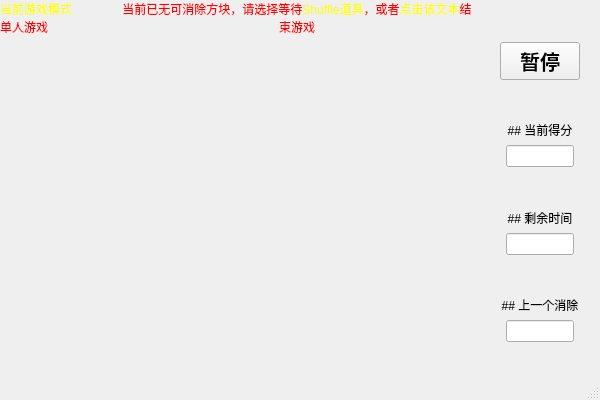
<?xml version="1.0" encoding="UTF-8"?>
<ui version="4.0">
 <class>QLinkClass</class>
 <widget class="QMainWindow" name="QLinkClass">
  <property name="geometry">
   <rect>
    <x>0</x>
    <y>0</y>
    <width>600</width>
    <height>400</height>
   </rect>
  </property>
  <property name="minimumSize">
   <size>
    <width>600</width>
    <height>400</height>
   </size>
  </property>
  <property name="focusPolicy">
   <enum>Qt::StrongFocus</enum>
  </property>
  <property name="windowTitle">
   <string>QLink</string>
  </property>
  <widget class="QWidget" name="centralWidget">
   <layout class="QGridLayout" name="gridLayout_2" rowstretch="1,1,1,1,1,1,1,1,1" columnstretch="1,1,1,1,1">
    <property name="leftMargin">
     <number>0</number>
    </property>
    <property name="topMargin">
     <number>0</number>
    </property>
    <property name="rightMargin">
     <number>0</number>
    </property>
    <property name="bottomMargin">
     <number>0</number>
    </property>
    <item row="1" column="0">
     <spacer name="horizontalSpacer_4">
      <property name="orientation">
       <enum>Qt::Horizontal</enum>
      </property>
      <property name="sizeHint" stdset="0">
       <size>
        <width>40</width>
        <height>20</height>
       </size>
      </property>
     </spacer>
    </item>
    <item row="1" column="1">
     <spacer name="horizontalSpacer_3">
      <property name="orientation">
       <enum>Qt::Horizontal</enum>
      </property>
      <property name="sizeHint" stdset="0">
       <size>
        <width>40</width>
        <height>20</height>
       </size>
      </property>
     </spacer>
    </item>
    <item row="8" column="4">
     <spacer name="verticalSpacer_13">
      <property name="orientation">
       <enum>Qt::Vertical</enum>
      </property>
      <property name="sizeHint" stdset="0">
       <size>
        <width>20</width>
        <height>21</height>
       </size>
      </property>
     </spacer>
    </item>
    <item row="1" column="3">
     <spacer name="horizontalSpacer">
      <property name="orientation">
       <enum>Qt::Horizontal</enum>
      </property>
      <property name="sizeHint" stdset="0">
       <size>
        <width>40</width>
        <height>20</height>
       </size>
      </property>
     </spacer>
    </item>
    <item row="2" column="4">
     <spacer name="verticalSpacer_8">
      <property name="orientation">
       <enum>Qt::Vertical</enum>
      </property>
      <property name="sizeHint" stdset="0">
       <size>
        <width>20</width>
        <height>41</height>
       </size>
      </property>
     </spacer>
    </item>
    <item row="1" column="2">
     <spacer name="horizontalSpacer_2">
      <property name="orientation">
       <enum>Qt::Horizontal</enum>
      </property>
      <property name="sizeHint" stdset="0">
       <size>
        <width>40</width>
        <height>20</height>
       </size>
      </property>
     </spacer>
    </item>
    <item row="4" column="4">
     <spacer name="verticalSpacer_7">
      <property name="orientation">
       <enum>Qt::Vertical</enum>
      </property>
      <property name="sizeHint" stdset="0">
       <size>
        <width>20</width>
        <height>35</height>
       </size>
      </property>
     </spacer>
    </item>
    <item row="6" column="4">
     <spacer name="verticalSpacer">
      <property name="orientation">
       <enum>Qt::Vertical</enum>
      </property>
      <property name="sizeHint" stdset="0">
       <size>
        <width>10</width>
        <height>258</height>
       </size>
      </property>
     </spacer>
    </item>
    <item row="0" column="0">
     <widget class="QLabel" name="_game_mode_info_label">
      <property name="font">
       <font>
        <pointsize>9</pointsize>
       </font>
      </property>
      <property name="text">
       <string>&lt;font color=Yellow&gt;当前游戏模式&lt;/font&gt;&lt;br/&gt;&lt;font color=Red&gt;单人游戏&lt;/font&gt;</string>
      </property>
      <property name="textFormat">
       <enum>Qt::MarkdownText</enum>
      </property>
      <property name="alignment">
       <set>Qt::AlignLeading|Qt::AlignLeft|Qt::AlignTop</set>
      </property>
      <property name="wordWrap">
       <bool>true</bool>
      </property>
     </widget>
    </item>
    <item row="0" column="4">
     <spacer name="verticalSpacer_2">
      <property name="orientation">
       <enum>Qt::Vertical</enum>
      </property>
      <property name="sizeHint" stdset="0">
       <size>
        <width>20</width>
        <height>40</height>
       </size>
      </property>
     </spacer>
    </item>
    <item row="7" column="4">
     <layout class="QGridLayout" name="_link_state_layout" rowstretch="1,1" columnstretch="1,6,1">
      <item row="1" column="0">
       <spacer name="verticalSpacer_5">
        <property name="orientation">
         <enum>Qt::Vertical</enum>
        </property>
        <property name="sizeHint" stdset="0">
         <size>
          <width>20</width>
          <height>18</height>
         </size>
        </property>
       </spacer>
      </item>
      <item row="1" column="1">
       <widget class="QLineEdit" name="_link_state_edit">
        <property name="sizePolicy">
         <sizepolicy hsizetype="Expanding" vsizetype="Expanding">
          <horstretch>0</horstretch>
          <verstretch>0</verstretch>
         </sizepolicy>
        </property>
        <property name="focusPolicy">
         <enum>Qt::NoFocus</enum>
        </property>
        <property name="styleSheet">
         <string notr="true">border-image:url(:/buttons/pause.png)</string>
        </property>
        <property name="alignment">
         <set>Qt::AlignCenter</set>
        </property>
       </widget>
      </item>
      <item row="1" column="2">
       <spacer name="verticalSpacer_6">
        <property name="orientation">
         <enum>Qt::Vertical</enum>
        </property>
        <property name="sizeHint" stdset="0">
         <size>
          <width>20</width>
          <height>18</height>
         </size>
        </property>
       </spacer>
      </item>
      <item row="0" column="0" colspan="3">
       <widget class="QLabel" name="_link_state">
        <property name="text">
         <string>## 上一个消除</string>
        </property>
        <property name="textFormat">
         <enum>Qt::MarkdownText</enum>
        </property>
        <property name="alignment">
         <set>Qt::AlignCenter</set>
        </property>
       </widget>
      </item>
     </layout>
    </item>
    <item row="3" column="4">
     <layout class="QGridLayout" name="gridLayout" rowstretch="1,1" columnstretch="1,6,1">
      <item row="0" column="0" colspan="3">
       <widget class="QLabel" name="_cur_score">
        <property name="text">
         <string>## 当前得分</string>
        </property>
        <property name="textFormat">
         <enum>Qt::MarkdownText</enum>
        </property>
        <property name="alignment">
         <set>Qt::AlignCenter</set>
        </property>
       </widget>
      </item>
      <item row="1" column="0">
       <spacer name="verticalSpacer_11">
        <property name="orientation">
         <enum>Qt::Vertical</enum>
        </property>
        <property name="sizeHint" stdset="0">
         <size>
          <width>20</width>
          <height>13</height>
         </size>
        </property>
       </spacer>
      </item>
      <item row="1" column="1">
       <widget class="QLineEdit" name="_cur_score_edit">
        <property name="sizePolicy">
         <sizepolicy hsizetype="Expanding" vsizetype="Expanding">
          <horstretch>0</horstretch>
          <verstretch>0</verstretch>
         </sizepolicy>
        </property>
        <property name="focusPolicy">
         <enum>Qt::NoFocus</enum>
        </property>
        <property name="styleSheet">
         <string notr="true">border-image:url(:/buttons/pause.png)</string>
        </property>
        <property name="alignment">
         <set>Qt::AlignCenter</set>
        </property>
       </widget>
      </item>
      <item row="1" column="2">
       <spacer name="verticalSpacer_12">
        <property name="orientation">
         <enum>Qt::Vertical</enum>
        </property>
        <property name="sizeHint" stdset="0">
         <size>
          <width>20</width>
          <height>13</height>
         </size>
        </property>
       </spacer>
      </item>
     </layout>
    </item>
    <item row="0" column="1" colspan="3">
     <widget class="QLabel" name="_no_pair_label">
      <property name="text">
       <string>&lt;font color=Red&gt;当前已无可消除方块，请选择等待&lt;/font&gt;&lt;font color=Yellow&gt;Shuffle道具&lt;/font&gt;&lt;font color=Red&gt;，或者&lt;/font&gt;&lt;font color=Yellow&gt;点击该文本&lt;/font&gt;&lt;font color=Red&gt;结束游戏&lt;/font&gt;</string>
      </property>
      <property name="textFormat">
       <enum>Qt::MarkdownText</enum>
      </property>
      <property name="alignment">
       <set>Qt::AlignHCenter|Qt::AlignTop</set>
      </property>
      <property name="wordWrap">
       <bool>true</bool>
      </property>
     </widget>
    </item>
    <item row="5" column="4">
     <layout class="QGridLayout" name="_left_time_layout" rowstretch="1,1" columnstretch="1,6,1">
      <item row="1" column="0">
       <spacer name="verticalSpacer_3">
        <property name="orientation">
         <enum>Qt::Vertical</enum>
        </property>
        <property name="sizeHint" stdset="0">
         <size>
          <width>20</width>
          <height>20</height>
         </size>
        </property>
       </spacer>
      </item>
      <item row="1" column="2">
       <spacer name="verticalSpacer_4">
        <property name="orientation">
         <enum>Qt::Vertical</enum>
        </property>
        <property name="sizeHint" stdset="0">
         <size>
          <width>20</width>
          <height>20</height>
         </size>
        </property>
       </spacer>
      </item>
      <item row="1" column="1">
       <widget class="QLineEdit" name="_left_time_edit">
        <property name="sizePolicy">
         <sizepolicy hsizetype="Expanding" vsizetype="Expanding">
          <horstretch>0</horstretch>
          <verstretch>0</verstretch>
         </sizepolicy>
        </property>
        <property name="focusPolicy">
         <enum>Qt::NoFocus</enum>
        </property>
        <property name="styleSheet">
         <string notr="true">border-image:url(:/buttons/pause.png)</string>
        </property>
        <property name="alignment">
         <set>Qt::AlignCenter</set>
        </property>
       </widget>
      </item>
      <item row="0" column="0" colspan="3">
       <widget class="QLabel" name="_left_time">
        <property name="text">
         <string>## 剩余时间</string>
        </property>
        <property name="textFormat">
         <enum>Qt::MarkdownText</enum>
        </property>
        <property name="alignment">
         <set>Qt::AlignCenter</set>
        </property>
       </widget>
      </item>
     </layout>
    </item>
    <item row="1" column="4">
     <layout class="QGridLayout" name="_pause_layout" columnstretch="1,6,1">
      <item row="0" column="1">
       <widget class="QPushButton" name="_pause_button">
        <property name="sizePolicy">
         <sizepolicy hsizetype="Minimum" vsizetype="Minimum">
          <horstretch>0</horstretch>
          <verstretch>0</verstretch>
         </sizepolicy>
        </property>
        <property name="font">
         <font>
          <pointsize>15</pointsize>
          <bold>true</bold>
         </font>
        </property>
        <property name="focusPolicy">
         <enum>Qt::NoFocus</enum>
        </property>
        <property name="styleSheet">
         <string notr="true">border-image:url(:/buttons/pause.png)</string>
        </property>
        <property name="text">
         <string>暂停</string>
        </property>
       </widget>
      </item>
      <item row="0" column="0">
       <spacer name="verticalSpacer_9">
        <property name="orientation">
         <enum>Qt::Vertical</enum>
        </property>
        <property name="sizeHint" stdset="0">
         <size>
          <width>20</width>
          <height>18</height>
         </size>
        </property>
       </spacer>
      </item>
      <item row="0" column="2">
       <spacer name="verticalSpacer_10">
        <property name="orientation">
         <enum>Qt::Vertical</enum>
        </property>
        <property name="sizeHint" stdset="0">
         <size>
          <width>20</width>
          <height>18</height>
         </size>
        </property>
       </spacer>
      </item>
     </layout>
    </item>
   </layout>
  </widget>
  <widget class="QMenuBar" name="menuBar">
   <property name="geometry">
    <rect>
     <x>0</x>
     <y>0</y>
     <width>600</width>
     <height>22</height>
    </rect>
   </property>
  </widget>
  <widget class="QStatusBar" name="statusBar"/>
 </widget>
 <layoutdefault spacing="6" margin="11"/>
 <resources>
  <include location="QLink.qrc"/>
  <include location="buttons.qrc"/>
 </resources>
 <connections>
  <connection>
   <sender>_pause_button</sender>
   <signal>clicked()</signal>
   <receiver>QLinkClass</receiver>
   <slot>pauseGame()</slot>
   <hints>
    <hint type="sourcelabel">
     <x>572</x>
     <y>94</y>
    </hint>
    <hint type="destinationlabel">
     <x>374</x>
     <y>100</y>
    </hint>
   </hints>
  </connection>
 </connections>
 <slots>
  <slot>pauseGame()</slot>
 </slots>
</ui>
